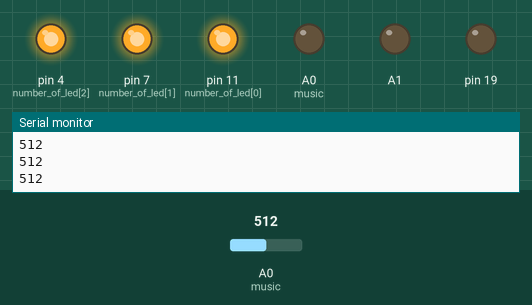
Simulated run of this sketch. Board: Arduino Uno, built with avr-gcc and run on an emulated ATmega328P. On the bench: output pins drawn as LEDs (lit = HIGH), the last lines printed to the serial monitor. Inputs (shaded band) come from the test bench; at power-on: A0 (music) = 512.

Above: at 1.2 s.
1.3 s: A0 (music) set to 0
At 2.5 s:
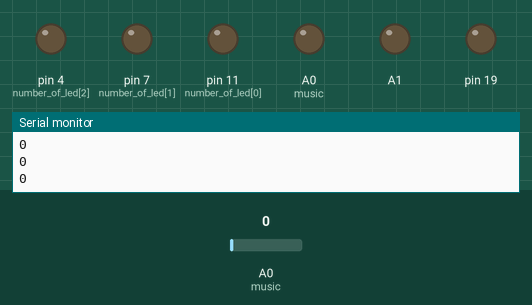
2.8 s: A0 (music) set to 1023
At 3.4 s:
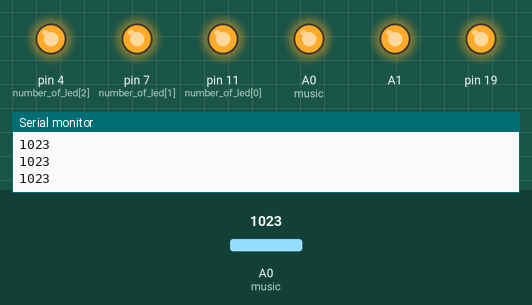
4.3 s: A0 (music) set to 0
At 4.8 s:
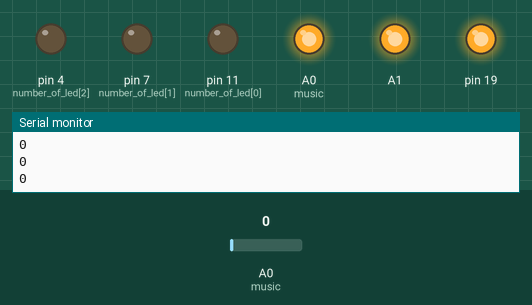
5.8 s: A0 (music) set to 122
At 6.1 s:
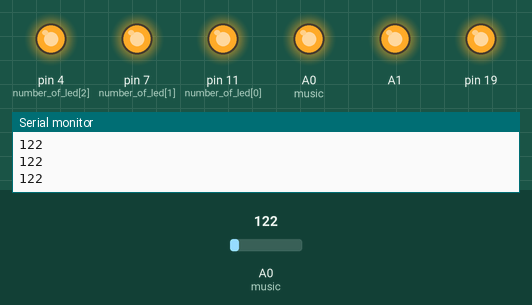
Timing chart, 0 to 8.3 s (numbered marks = the images above; inputs shaded):
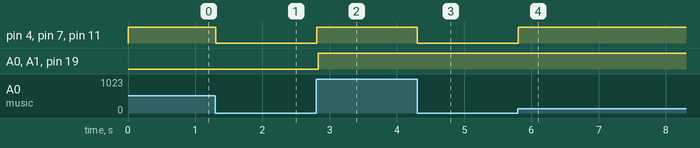

The sketch:

VU_meter_manual.ino
```cpp
int music  = A0;
int output,a;
int pot=A1;
int number_of_led[3] = { 11,7,4}; // Assign the pins for the leds
void setup()
{
for (a = 0; a < 3; a++)
  pinMode(number_of_led[a], OUTPUT);

Serial.begin(9600);
}

void loop()
{
//pot=analogRead(A1);
output = analogRead(music);
//pot=map (potval,0,1024,5,40);
//output = output/potval;
Serial.println(output);

  if (output == 0)
   {
   for(a = 0; a < 3; a++)
     {
     digitalWrite(number_of_led[a], LOW);
     }
  }

  else
  {
   for (a = 0; a < output; a++)
    {
     digitalWrite(number_of_led[a], HIGH);
    }

    for(a = a; a < 3; a++)
     {
      digitalWrite(number_of_led[a], LOW);

     }
  }
}
```

Measured:
- after the input at 1.3 s, pin 4 (number_of_led[2]), pin 7 (number_of_led[1]), pin 11 (number_of_led[0]): HIGH → LOW at once
- after the input at 2.8 s, pin 4 (number_of_led[2]), pin 7 (number_of_led[1]), pin 11 (number_of_led[0]), A0 (music), A1, pin 19: LOW → HIGH at once
- after the input at 4.3 s, pin 4 (number_of_led[2]), pin 7 (number_of_led[1]), pin 11 (number_of_led[0]): HIGH → LOW at once
- after the input at 5.8 s, pin 4 (number_of_led[2]), pin 7 (number_of_led[1]), pin 11 (number_of_led[0]): LOW → HIGH at once
